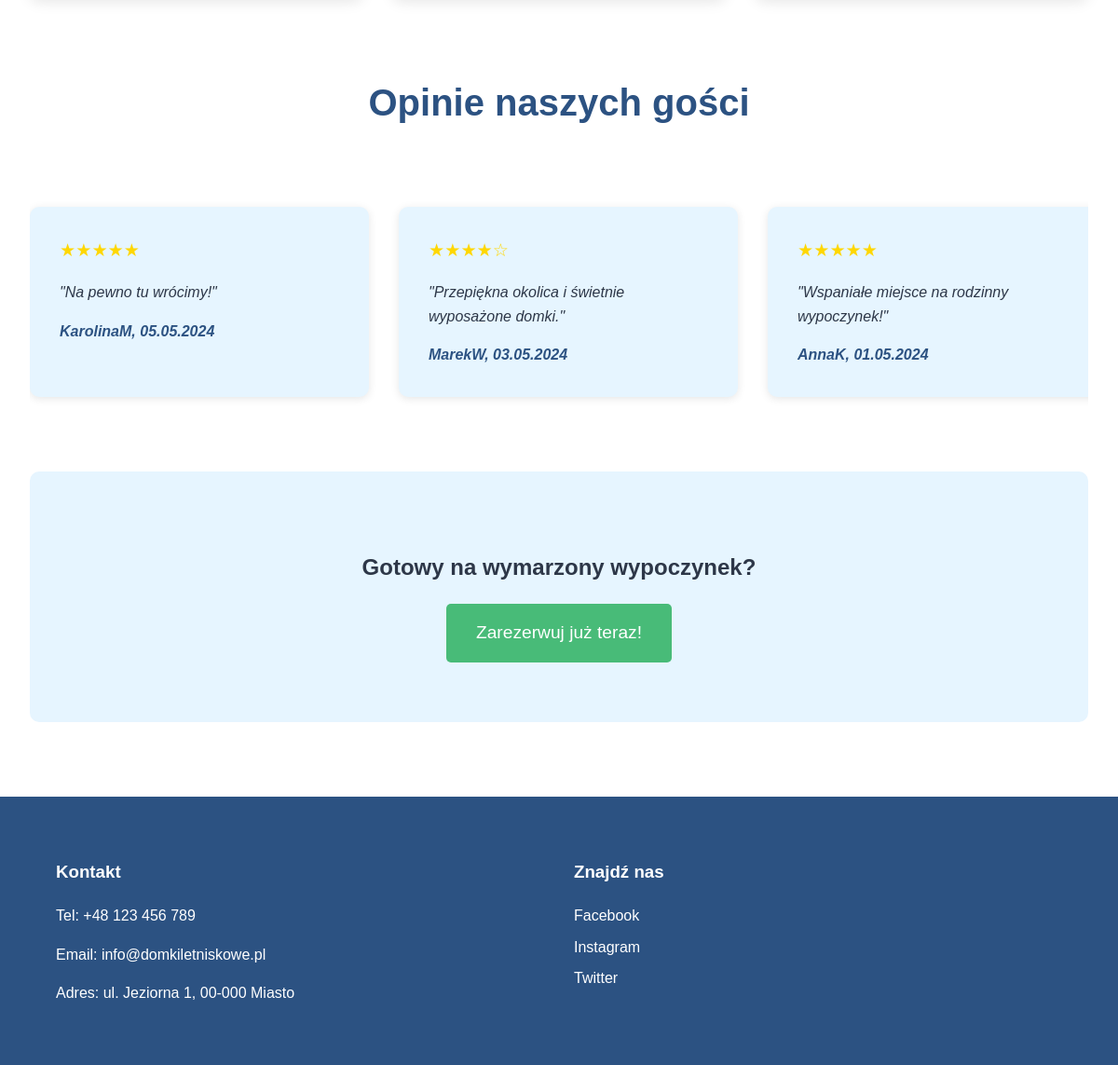
Before: / (lower part) with the older database file.
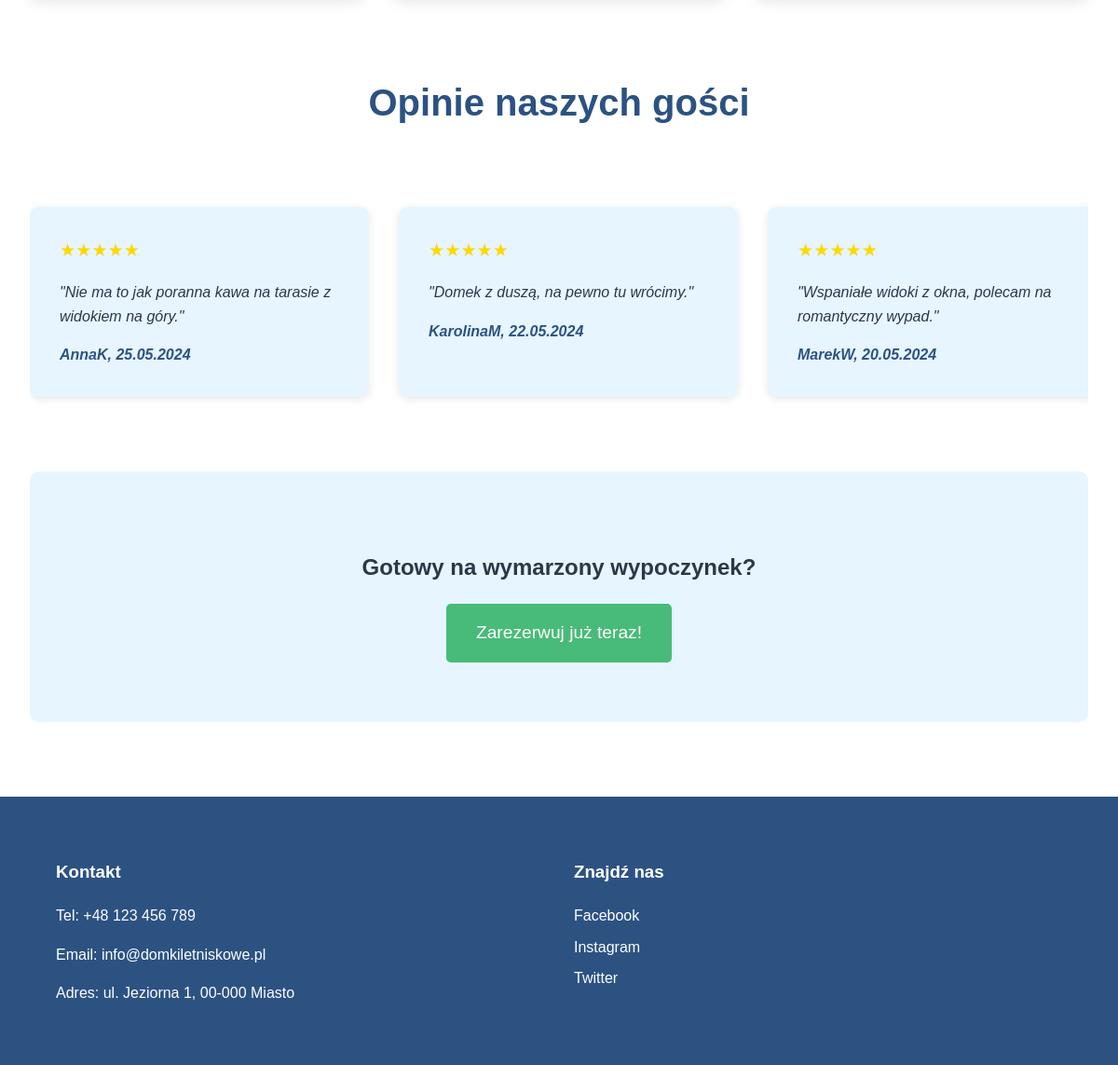
After: the same page with the newer database file.
### tables this page shows
CREATE TABLE `opinions` (
  `id` int(11) NOT NULL,
  `user_id` int(11) NOT NULL,
  `content` text NOT NULL,
  `rating` int(11) DEFAULT NULL CHECK (`rating` between 1 and 5),
  `created_at` datetime NOT NULL DEFAULT current_timestamp()
);

CREATE TABLE `users` (
  `id` int(11) NOT NULL,
  `username` varchar(50) NOT NULL,
  `email` varchar(100) NOT NULL,
  `password` varchar(255) NOT NULL,
  `role` enum('admin','client') DEFAULT 'client'
);

### index.php (the view, shortened to what this page needs)
<?php
$opinie = [];
$host = 'localhost';
$user = 'root';
$pass = '';
$db   = 'domki_letniskowe';
$conn = mysqli_connect($host, $user, $pass, $db);
if ($conn) {
    $sql = "SELECT o.content, o.rating, u.username, o.created_at
            FROM opinions o
            JOIN users u ON o.user_id = u.id
            ORDER BY o.id DESC
            LIMIT 3";
    $result = mysqli_query($conn, $sql);
    if ($result) {
        while ($row = mysqli_fetch_assoc($result)) {
            $opinie[] = $row;
        }
    }
}
?>
<!DOCTYPE html>
<html lang="pl">
<head>
    <link rel="stylesheet" href="css/style.css">
</head>
<body>
    <main>
        <section class="oferta-skrot">
            <div class="domki-container">
            </div>
        </section>
        <section class="opinie" id="opinie-slider">
            <h2>Opinie naszych gości</h2>
            <div class="opinie-container">
                <?php foreach($opinie as $opinia): ?>
                <div class="opinia">
                    <div class="gwiazdki" style="color:gold;font-size:1.2rem;">
                        <?php
                        $rating = (int)$opinia['rating'];
                        for ($i = 1; $i <= 5; $i++) {
                            echo $i <= $rating ? '★' : '☆';
                        }
                        ?>
                    </div>
                    <p>"<?= htmlspecialchars($opinia['content']) ?>"</p>
                    <cite><?= htmlspecialchars($opinia['username']) ?>, <?= date('d.m.Y', strtotime($opinia['created_at'])) ?></cite>
                </div>
                <?php endforeach; ?>
            </div>
        </section>
        <section class="cta">
            <h2>Gotowy na wymarzony wypoczynek?</h2>
            <a href="rezerwacja.php" class="btn-rezerwuj">Zarezerwuj już teraz!</a>
        </section>
    </main>
    <footer>
        <div class="footer-content">
            <div class="kontakt">
                <h3>Kontakt</h3>
                <p>Tel: +48 123 456 789</p>
                <p>Email: info@domkiletniskowe.pl</p>
                <p>Adres: ul. Jeziorna 1, 00-000 Miasto</p>
            </div>
            <div class="social-media">
                <h3>Znajdź nas</h3>
                <a href="#" class="social-link">Facebook</a>
                <a href="#" class="social-link">Instagram</a>
                <a href="#" class="social-link">Twitter</a>
            </div>
        </div>
    </footer>
</body>
</html>

Changed rows visible on the page:
no longer on this page (row unchanged): opinions: rating 5 (drawn), content "Na pewno tu wrócimy!", user.username "KarolinaM", created_at "05.05.2024"
no longer on this page (row unchanged): opinions: rating 4 (drawn), content "Przepiękna okolica i świetnie wyposażone domki.", user.username "MarekW", created_at "03.05.2024"
no longer on this page (row unchanged): opinions: rating 5 (drawn), content "Wspaniałe miejsce na rodzinny wypoczynek!", user.username "AnnaK", created_at "01.05.2024"
added opinions: rating 5 (drawn), content "Nie ma to jak poranna kawa na tarasie z widokiem na góry.", user.username "AnnaK", created_at "25.05.2024"
added opinions: rating 5 (drawn), content "Domek z duszą, na pewno tu wrócimy.", user.username "KarolinaM", created_at "22.05.2024"
added opinions: rating 5 (drawn), content "Wspaniałe widoki z okna, polecam na romantyczny wypad.", user.username "MarekW", created_at "20.05.2024"
